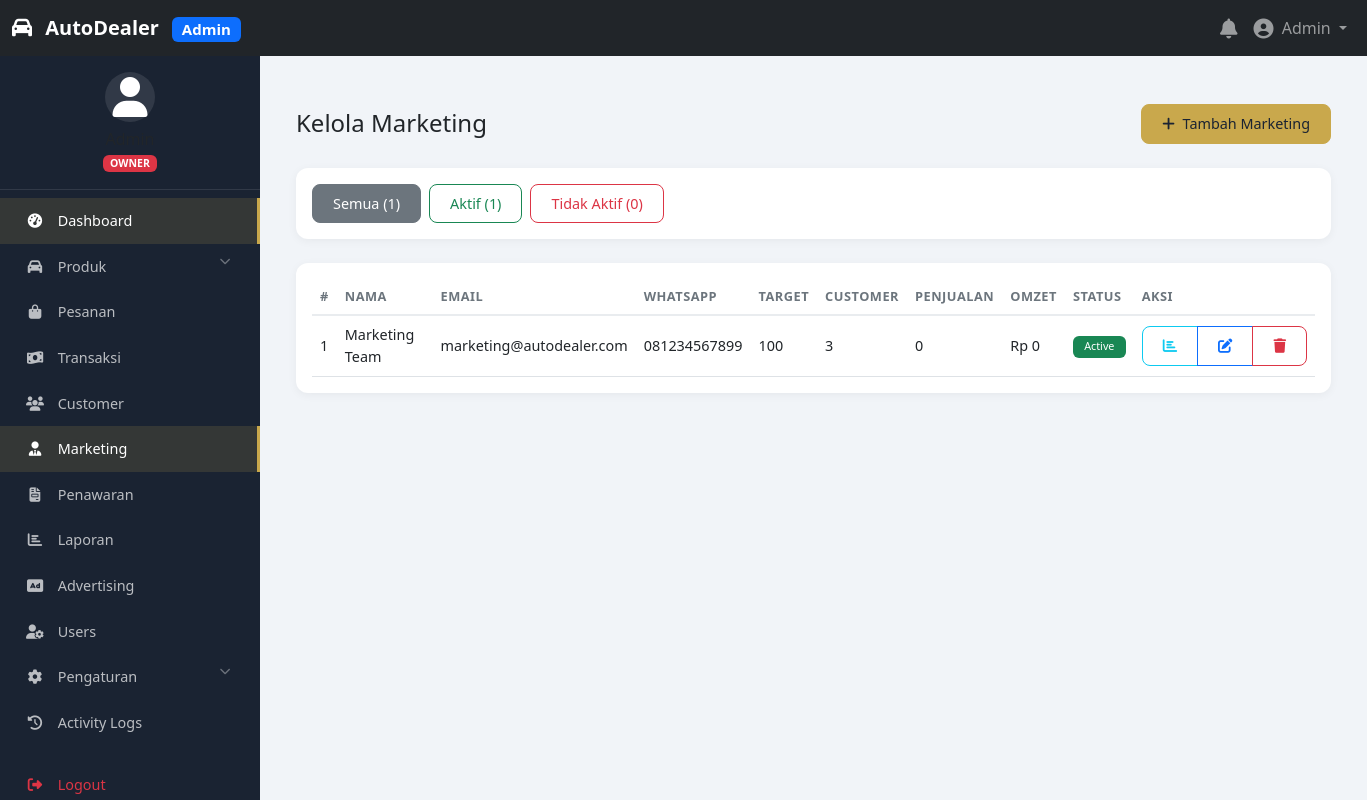
Screenshot of /admin/marketing/index.php (signed in) with the database file from the repository.
### tables this page shows
CREATE TABLE IF NOT EXISTS users (
    id INT PRIMARY KEY AUTO_INCREMENT,
    username VARCHAR(50) UNIQUE DEFAULT NULL,
    email VARCHAR(100) UNIQUE NOT NULL,
    password VARCHAR(255) NOT NULL,
    first_name VARCHAR(50) DEFAULT NULL,
    last_name VARCHAR(50) DEFAULT NULL,
    phone VARCHAR(20) DEFAULT NULL,
    avatar VARCHAR(255) DEFAULT NULL,
    role ENUM('owner', 'supervisor', 'marketing', 'customer') DEFAULT 'customer',
    status ENUM('active', 'inactive', 'suspended') DEFAULT 'active',
    last_login DATETIME DEFAULT NULL,
    remember_token VARCHAR(255) DEFAULT NULL,
    created_at TIMESTAMP DEFAULT CURRENT_TIMESTAMP,
    updated_at TIMESTAMP DEFAULT CURRENT_TIMESTAMP ON UPDATE CURRENT_TIMESTAMP,
    INDEX idx_email (email),
    INDEX idx_username (username),
    INDEX idx_role (role),
    INDEX idx_status (status)
);

CREATE TABLE IF NOT EXISTS marketing (
    id INT PRIMARY KEY AUTO_INCREMENT,
    user_id INT NOT NULL,
    full_name VARCHAR(100) NOT NULL,
    email VARCHAR(100) UNIQUE NOT NULL,
    phone VARCHAR(20) DEFAULT NULL,
    target_sales INT DEFAULT 0,
    commission_rate DECIMAL(5,2) DEFAULT 0,
    status ENUM('active', 'inactive') DEFAULT 'active',
    created_at TIMESTAMP DEFAULT CURRENT_TIMESTAMP,
    updated_at TIMESTAMP DEFAULT CURRENT_TIMESTAMP ON UPDATE CURRENT_TIMESTAMP,
    FOREIGN KEY (user_id) REFERENCES users(id) ON DELETE CASCADE,
    INDEX idx_email (email),
    INDEX idx_status (status)
);

### config/database.php (called while the page is built, shortened)
<?php
class Database {
    private static $instance = null;
    private $connection;
    private function __construct() {
        try {
            $dsn = "mysql:host=" . DB_HOST . ";dbname=" . DB_NAME . ";charset=utf8mb4";
            $this->connection = new PDO($dsn, DB_USER, DB_PASS, [
                PDO::ATTR_ERRMODE => PDO::ERRMODE_EXCEPTION,
                PDO::ATTR_DEFAULT_FETCH_MODE => PDO::FETCH_ASSOC,
                PDO::ATTR_EMULATE_PREPARES => false,
                PDO::MYSQL_ATTR_INIT_COMMAND => "SET NAMES utf8mb4"
            ]);
        } catch (PDOException $e) {
            error_log("Database connection failed: " . $e->getMessage());
            die("Database connection failed. Please check your configuration.");
        }
    }
    public static function getInstance() {
        if (self::$instance === null) {
            self::$instance = new self();
        }
        return self::$instance;
    }
    public function prepare($sql) {
        return $this->connection->prepare($sql);
    }
    public function query($sql) {
        return $this->connection->query($sql);
    }
}
?>

### includes/auth.php (called while the page is built, shortened)
<?php
require_once __DIR__ . '/../config/database.php';
class Auth {
    private $db;
    private $user = null;
    public function __construct() {
        $this->db = Database::getInstance();
    }
    public function isLoggedIn() {
        return isset($_SESSION['user_id']);
    }
    public function getCurrentUser() {
        if ($this->user === null && $this->isLoggedIn()) {
            $stmt = $this->db->prepare("SELECT * FROM users WHERE id = ?");
            $stmt->execute([$_SESSION['user_id']]);
            $this->user = $stmt->fetch();
        }
        return $this->user;
    }
    public function hasRole($role) {
        $user = $this->getCurrentUser();
        if (is_array($role)) {
            return in_array($user['role'], $role);
        }
        return $user['role'] === $role;
    }
    public function requireRole($role) {
        if (!$this->hasRole($role)) {
            header('HTTP/1.0 403 Forbidden');
            include BASE_PATH . '/403.php';
            exit;
        }
    }
}
$auth = new Auth();
?>

### includes/functions.php (called while the page is built, shortened)
<?php
function escape($input) {
    return htmlspecialchars($input, ENT_QUOTES, 'UTF-8');
}
function formatCurrency($amount) {
    $settings = getWebsiteSettings();
    $currency = $settings['currency'] ?? 'Rp';
    return $currency . ' ' . number_format($amount, 0, ',', '.');
}
function getWebsiteSettings() {
    static $settings = null;
    if ($settings === null) {
        $db = Database::getInstance();
        $stmt = $db->prepare("SELECT setting_key, setting_value FROM website_settings");
        $stmt->execute();
        $rows = $stmt->fetchAll();
        $settings = [];
        foreach ($rows as $row) {
            $settings[$row['setting_key']] = $row['setting_value'];
        }
    }
    return $settings;
}
?>

### admin/marketing/index.php (the view, shortened to what this page needs)
<?php
require_once '../../config/config.php';
require_once '../../includes/functions.php';
$auth->requireRole(['owner', 'supervisor']);
include '../includes/admin-header.php';
$db = Database::getInstance();
$stmt = $db->prepare("
    SELECT m.*,
           (SELECT COUNT(*) FROM customers WHERE marketing_id = m.id) as total_customers,
           (SELECT COUNT(*) FROM orders WHERE marketing_id = m.id AND status = 'completed') as total_sales,
           (SELECT SUM(final_amount) FROM orders WHERE marketing_id = m.id AND status = 'completed') as total_revenue
    FROM marketing m
    ORDER BY m.created_at DESC
");
$stmt->execute();
$marketings = $stmt->fetchAll();
$stmt = $db->query("SELECT status, COUNT(*) as count FROM marketing GROUP BY status");
$statusCounts = [];
while ($row = $stmt->fetch()) {
    $statusCounts[$row['status']] = $row['count'];
}
?>
<div class="d-flex justify-content-between align-items-center mb-4">
    <h4 class="mb-0">Kelola Marketing</h4>
    <a href="create.php" class="btn btn-primary">
        <i class="fas fa-plus me-1"></i> Tambah Marketing
    </a>
</div>
<div class="card mb-4">
    <div class="card-body">
        <div class="d-flex flex-wrap gap-2">
            <a href="?status=" class="btn btn-outline-secondary <?= empty($status) ? 'active' : '' ?>">
                Semua (<?= array_sum($statusCounts) ?>)
            </a>
            <a href="?status=active" class="btn btn-outline-success <?= $status == 'active' ? 'active' : '' ?>">
                Aktif (<?= $statusCounts['active'] ?? 0 ?>)
            </a>
            <a href="?status=inactive" class="btn btn-outline-danger <?= $status == 'inactive' ? 'active' : '' ?>">
                Tidak Aktif (<?= $statusCounts['inactive'] ?? 0 ?>)
            </a>
        </div>
    </div>
</div>
<div class="card">
    <div class="card-body">
        <div class="table-responsive">
            <table class="table table-hover">
                <thead>
                    <tr>
                        <th>#</th>
                        <th>Nama</th>
                        <th>Email</th>
                        <th>WhatsApp</th>
                        <th>Target</th>
                        <th>Customer</th>
                        <th>Penjualan</th>
                        <th>Omzet</th>
                        <th>Status</th>
                        <th>Aksi</th>
                    </tr>
                </thead>
                <tbody>
                    <?php if (empty($marketings)): ?>
                        <tr>
                            <td colspan="10" class="text-center">Belum ada marketing</td>
                        </tr>
                    <?php else: ?>
                        <?php foreach ($marketings as $index => $m): ?>
                            <tr>
                                <td><?= $index + 1 ?></td>
                                <td><?= escape($m['full_name']) ?></td>
                                <td><?= escape($m['email']) ?></td>
                                <td><?= escape($m['phone'] ?? '-') ?></td>
                                <td><?= number_format($m['target_sales'] ?? 0) ?></td>
                                <td><?= number_format($m['total_customers'] ?? 0) ?></td>
                                <td><?= number_format($m['total_sales'] ?? 0) ?></td>
                                <td><?= formatCurrency($m['total_revenue'] ?? 0) ?></td>
                                <td>
                                    <span class="badge bg-<?= $m['status'] == 'active' ? 'success' : 'danger' ?>">
                                        <?= ucfirst($m['status']) ?>
                                    </span>
                                </td>
                                <td>
                                    <div class="btn-group btn-group-sm">
                                        <a href="dashboard.php?id=<?= $m['id'] ?>" class="btn btn-outline-info">
                                            <i class="fas fa-chart-bar"></i>
                                        </a>
                                        <a href="edit.php?id=<?= $m['id'] ?>" class="btn btn-outline-primary">
                                            <i class="fas fa-edit"></i>
                                        </a>
                                        <?php if ($auth->hasRole('owner')): ?>
                                            <button class="btn btn-outline-danger" onclick="confirmDelete(<?= $m['id'] ?>)">
                                                <i class="fas fa-trash"></i>
                                            </button>
                                        <?php endif; ?>
                                    </div>
                                </td>
                            </tr>
                        <?php endforeach; ?>
                    <?php endif; ?>
                </tbody>
            </table>
        </div>
    </div>
</div>
<?php include '../includes/admin-footer.php'; ?>

### admin/includes/admin-header.php (shortened to what this page needs)
<?php
require_once dirname(__DIR__, 2) . '/config/config.php';
require_once dirname(__DIR__, 2) . '/includes/functions.php';
$user = $auth->getCurrentUser();
?>
<!DOCTYPE html>
<html lang="id">
<head>
    <link href="https://cdn.jsdelivr.net/npm/bootstrap@5.3.0/dist/css/bootstrap.min.css" rel="stylesheet">
    <link rel="stylesheet" href="https://cdnjs.cloudflare.com/ajax/libs/font-awesome/6.5.0/css/all.min.css">
    <link rel="stylesheet" href="<?= ASSETS_URL ?>css/admin.css?v=<?= time() ?>">
    <link rel="stylesheet" href="<?= ASSETS_URL ?>css/responsive.css?v=<?= time() ?>">
</head>
<body>
    <nav class="navbar navbar-expand-lg navbar-dark bg-dark fixed-top">
        <div class="container-fluid">
            <a class="navbar-brand" href="<?= ADMIN_URL ?>">
                <i class="fas fa-car me-2"></i>
                <span class="fw-bold">AutoDealer</span>
                <span class="badge bg-primary ms-2">Admin</span>
            </a>
            <div class="collapse navbar-collapse" id="adminNavbar">
                <ul class="navbar-nav ms-auto align-items-center">
                    <li class="nav-item dropdown">
                        <a class="nav-link position-relative" href="#" data-bs-toggle="dropdown">
                            <i class="fas fa-bell fa-lg"></i>
                        </a>
                    </li>
                    <li class="nav-item dropdown">
                        <a class="nav-link dropdown-toggle" href="#" data-bs-toggle="dropdown">
                            <i class="fas fa-user-circle fa-lg me-1"></i>
                            <?= escape($user['first_name'] ?? $user['username'] ?? 'User') ?>
                        </a>
                    </li>
                </ul>
            </div>
        </div>
    </nav>
    <div class="admin-wrapper">
        <?php include 'admin-sidebar.php'; ?>
        <div class="admin-content">
            <div class="container-fluid py-4">

### admin/includes/admin-sidebar.php (shortened to what this page needs)
<?php
$user = $auth->getCurrentUser();
$role = $user['role'];
$currentPage = basename($_SERVER['PHP_SELF']);
$currentDir = basename(dirname($_SERVER['PHP_SELF']));
function isActive($page, $dir = '') {
    global $currentPage, $currentDir;
    if ($dir) {
        return $currentDir == $dir ? 'active' : '';
    }
    return $currentPage == $page ? 'active' : '';
}
function isActiveParent($dirs) {
    global $currentDir;
    return in_array($currentDir, $dirs) ? 'active' : '';
}
?>
<nav class="admin-sidebar">
    <div class="sidebar-user text-center py-3">
        <div class="avatar-circle mx-auto mb-2">
            <?php if (!empty($user['avatar'])): ?>
                <img src="<?= UPLOADS_URL . 'users/' . $user['avatar'] ?>" alt="Avatar" class="rounded-circle" width="50">
            <?php else: ?>
                <i class="fas fa-user fa-2x"></i>
            <?php endif; ?>
        </div>
        <h6 class="mb-0"><?= escape($user['first_name'] ?? $user['username'] ?? 'User') ?></h6>
        <small class="text-muted">
            <span class="badge bg-<?= $role == 'owner' ? 'danger' : ($role == 'supervisor' ? 'warning' : 'info') ?>">
                <?= strtoupper($role) ?>
            </span>
        </small>
    </div>
    <ul class="nav nav-pills flex-column">
        <li class="nav-item">
            <a class="nav-link <?= isActive('index.php', '') ?>" href="<?= ADMIN_URL ?>">
                <i class="fas fa-tachometer-alt me-2"></i> Dashboard
            </a>
        </li>
        <li class="nav-item">
            <a class="nav-link <?= isActiveParent(['products']) ?>" href="#productsMenu" data-bs-toggle="collapse">
                <i class="fas fa-car me-2"></i> Produk
                <i class="fas fa-chevron-down float-end"></i>
            </a>
        </li>
        <li class="nav-item">
            <a class="nav-link <?= isActiveParent(['orders']) ?>" href="<?= ADMIN_URL ?>orders/">
                <i class="fas fa-shopping-bag me-2"></i> Pesanan
            </a>
        </li>
        <li class="nav-item">
            <a class="nav-link <?= isActiveParent(['transactions']) ?>" href="<?= ADMIN_URL ?>transactions/">
                <i class="fas fa-money-bill-wave me-2"></i> Transaksi
            </a>
        </li>
        <li class="nav-item">
            <a class="nav-link <?= isActiveParent(['customers']) ?>" href="<?= ADMIN_URL ?>customers/">
                <i class="fas fa-users me-2"></i> Customer
            </a>
        </li>
        <li class="nav-item">
            <a class="nav-link <?= isActiveParent(['marketing']) ?>" href="<?= ADMIN_URL ?>marketing/">
                <i class="fas fa-user-tie me-2"></i> Marketing
            </a>
        </li>
        <li class="nav-item">
            <a class="nav-link <?= isActiveParent(['offers']) ?>" href="<?= ADMIN_URL ?>offers/">
                <i class="fas fa-file-invoice me-2"></i> Penawaran
            </a>
        </li>
        <li class="nav-item">
            <a class="nav-link <?= isActive('index.php', 'reports') ?>" href="<?= ADMIN_URL ?>reports/">
                <i class="fas fa-chart-bar me-2"></i> Laporan
            </a>
        </li>
        <?php if ($role == 'owner'): ?>
            <li class="nav-item">
                <a class="nav-link <?= isActive('index.php', 'advertising') ?>" href="<?= ADMIN_URL ?>advertising/">
                    <i class="fas fa-ad me-2"></i> Advertising
                </a>
            </li>
            <li class="nav-item">
                <a class="nav-link <?= isActiveParent(['users']) ?>" href="<?= ADMIN_URL ?>users/">
                    <i class="fas fa-user-cog me-2"></i> Users
                </a>
            </li>
            <li class="nav-item">
                <a class="nav-link <?= isActiveParent(['settings']) ?>" href="#settingsMenu" data-bs-toggle="collapse">
                    <i class="fas fa-cog me-2"></i> Pengaturan
                    <i class="fas fa-chevron-down float-end"></i>
                </a>
            </li>
            <li class="nav-item">
                <a class="nav-link <?= isActive('index.php', 'logs') ?>" href="<?= ADMIN_URL ?>logs/">
                    <i class="fas fa-history me-2"></i> Activity Logs
                </a>
            </li>
        <?php endif; ?>
        <li class="nav-item mt-3">
            <a class="nav-link text-danger" href="<?= BASE_URL ?>logout.php">
                <i class="fas fa-sign-out-alt me-2"></i> Logout
            </a>
        </li>
    </ul>
</nav>

### rows the page displays
users: first_name "Admin", role "OWNER"
marketing: full_name "Marketing Team", email "marketing@autodealer.com", phone "081234567899", target_sales "100", total_customers "3", total_sales "0", total_revenue "Rp 0", status "Active"

### other values shown
array_sum($statusCounts) "1"
$statusCounts['active'] "1"
$statusCounts['inactive'] "0"
